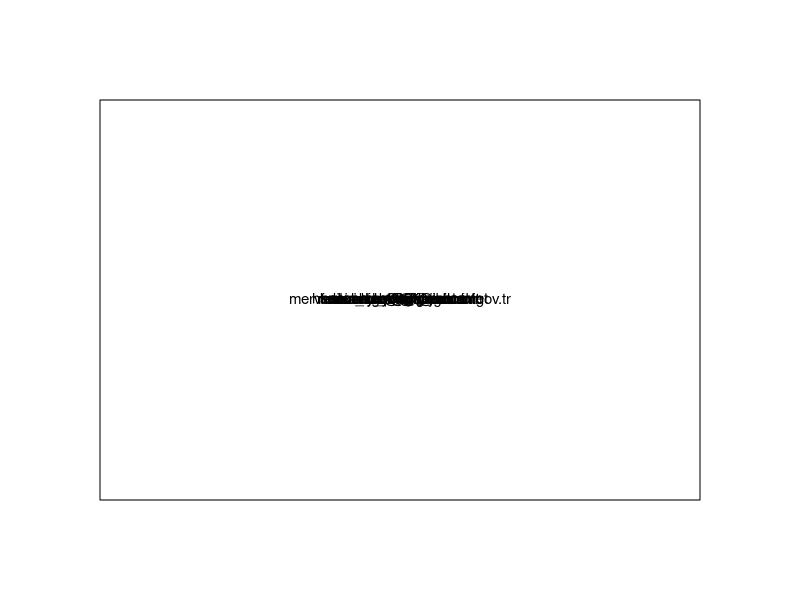
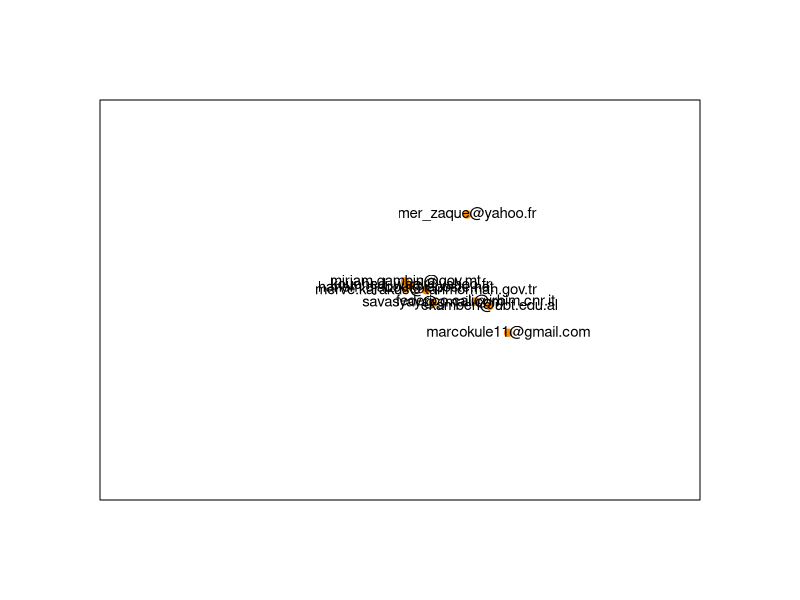
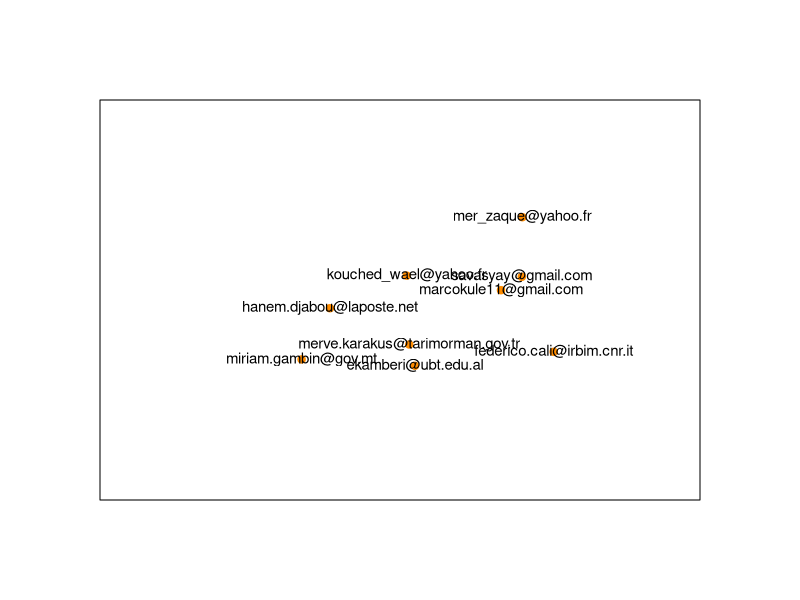
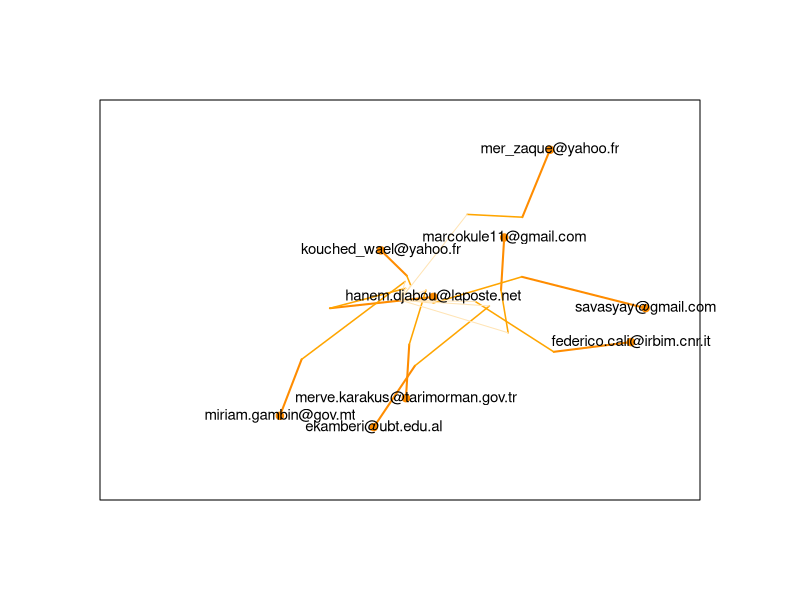
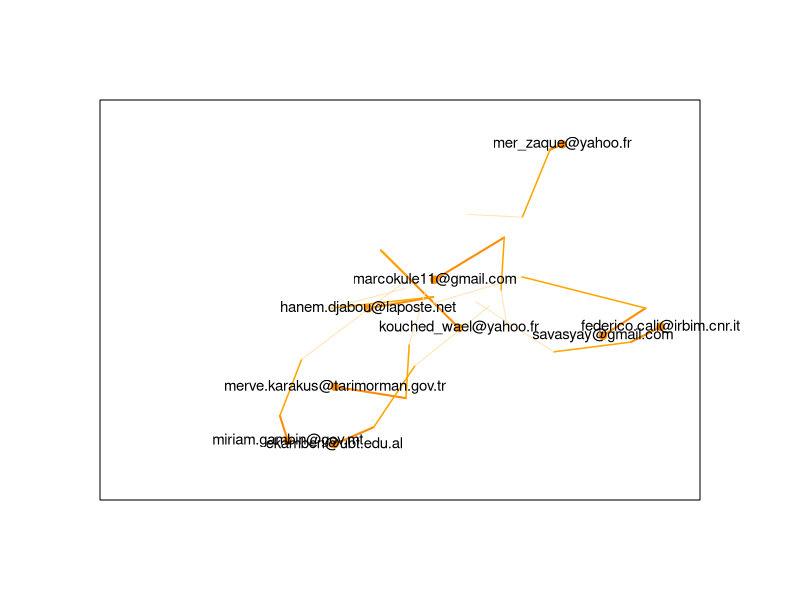
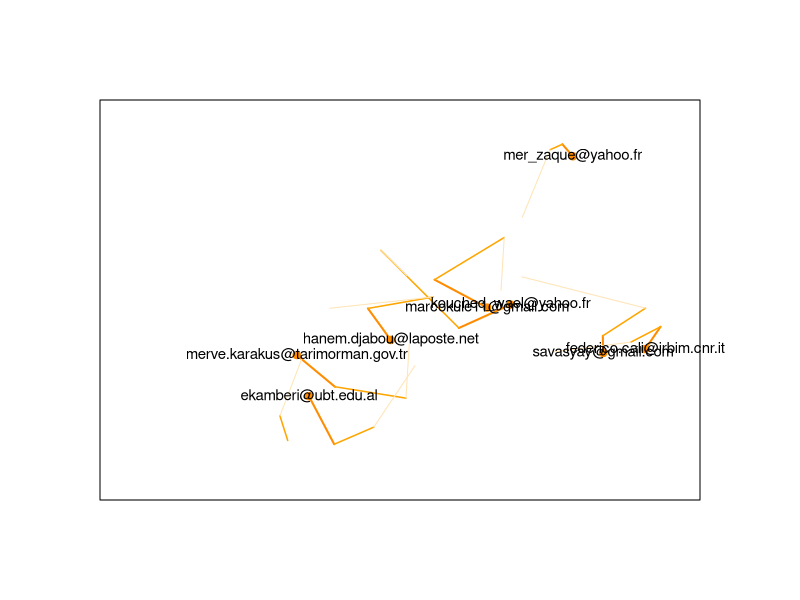
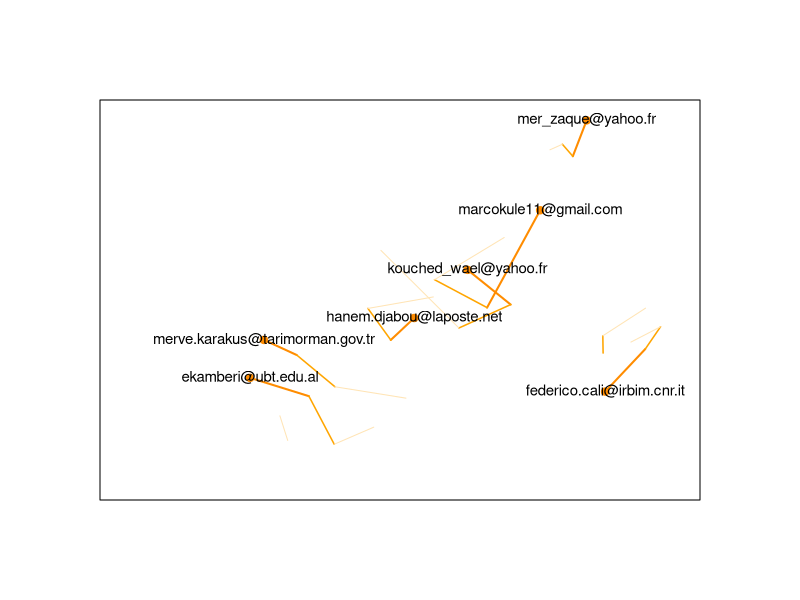
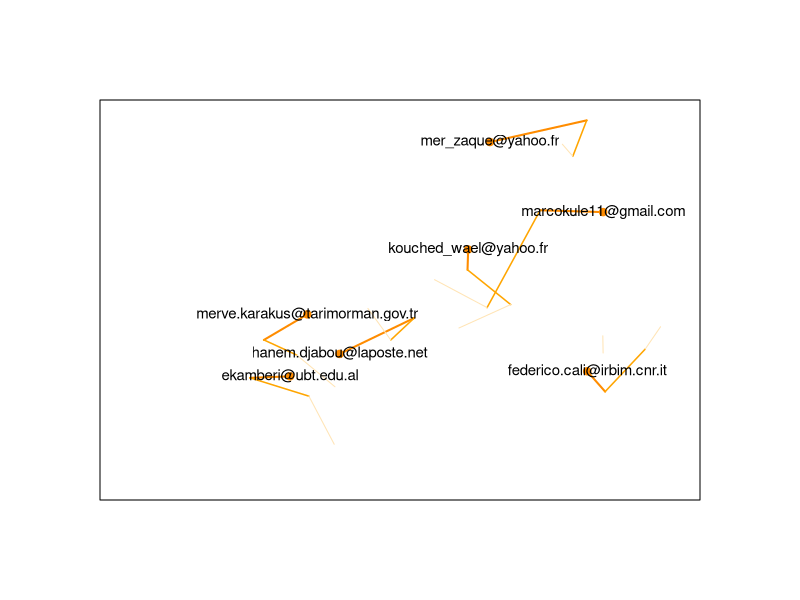

R code for these plots, in order:
library(ggplot2); theme_set(theme_bw())
participants <- c('dhaker.troudiest@laposte.net', 'akram_turky@yahoo.com',
                  'quattrocchifederico@gmail.com', 'andrea.pierucci@hotmail.it',
                  'mennad.moussa@gmail.com', 'marcokule11@gmail.com', 'kouched_wael@yahoo.fr',
                  'nazliktu@gmail.com', 'merve.karakus@tarimorman.gov.tr',
                  'ekamberi@ubt.edu.al', 'kamel_benounnas@yahoo.fr',
                  'hanem.djabou@laposte.net', 'aymen.haj.82@gmail.com', 'mer_zaque@yahoo.fr', 'miriam.gambin@gov.mt', 'derbali10@gmail.com',
                  'federico.cali@irbim.cnr.it', 'gabriele.boscolopalo@gmail.com',
                  'savasyay@gmail.com')

participants <- participants[!participants %in% c("dhaker.troudiest@laposte.net", "nazliktu@gmail.com", "kamel_benounnas@yahoo.fr", "quattrocchifederico@gmail.com", "andrea.pierucci@hotmail.it", "akram_turky@yahoo.com", "mennad.moussa@gmail.com", "aymen.haj.82@gmail.com", "gabriele.boscolopalo@gmail.com", "derbali10@gmail.com")]

n <- length(participants)

orange <- colorRampPalette(c("moccasin", "orange", "darkorange"))
oranges <- orange(3)

max2 <- function(x){
    x[which.max(x)] <- NA
    max(x, na.rm = TRUE)
}

escape <- function(nstep, sd, sleep.time, who){
    sd.low <- 0.1 * sd
    sd <- rep(sd, n)
    ##sd[who] <- sd.low 
    x <- y <- matrix(NA, nrow = n, ncol = nstep)
    x[,1] <- y[,1] <- 0
    for(j in 2:nstep){
        x[, j] <- rnorm(n, mean = x[, j - 1], sd = sd)
        y[, j] <- rnorm(n, mean = y[, j - 1], sd = sd)
    }
    xout <- x < -1 | x > 1
    yout <- y < -1 | y > 1
    xyout <- xout | yout
    idx <- unlist(lapply(apply(xyout, 1, FUN = function(z){which(z)}), "[", 1))
    idx[is.na(idx)] <- nstep
    for(i in 1:n){
        if(idx[i] < nstep){
            x[i, idx[i]:nstep] <- NA
            y[i, idx[i]:nstep] <- NA
        }
    }
    ##for(j in 1:(max(idx)-1)){    
    for(j in 1:max2(idx)){
        par(xpd = NA, mar = c(5, 5, 5, 5), bg = "white")
        plot(x[,j], y[,j], xlim = c(-1, 1), ylim = c(-1, 1), col = "darkorange", axes = F, xlab = "", ylab = "", pch = 19, xaxs = "i")
        box()
        ##title("who stays?")
        if(j > 3){
            segments(x[,j-1], y[,j-1], x[,j], y[,j], col = oranges[3], lwd = 2)
            segments(x[,j-2], y[,j-2], x[,j-1], y[,j-1], col = oranges[2], lwd = 1.5)
            segments(x[,j-3], y[,j-3], x[,j-2], y[,j-2], col = oranges[1])
        }
        text(x[,j], y[,j], label = participants, cex = 0.9)
        Sys.sleep(sleep.time)
    }
    par(col.main = "red")
    title(paste(participants[which.max(idx)], " will answer!!"), col = "blue", cex = 1.5)
    par(col.main = "black")
    ##browser()
    ##rnk <- order(idx, decreasing=T)
    ##if(rnk[1] == 1 | rnk[1] == 2){
    ##    system(paste0("xcowsay -t 10 ", participants[which.max(idx)], " will run a4a!!"))
    ##}else{
    ##    system(paste0("xcowsay -t 10 ", participants[which.max(idx)], " will run spict!!"))
    ##}    
    ##system(paste0("xcowsay -t 10 ", participants[which.max(idx)], " will answer!!"))
    ##browser()
}

dev.off()
plot.new()
library(ggplot2); theme_set(theme_bw())

escape(nstep = 1e4, sd = 0.2, sleep.time = 0.01, who = NA)

## now slow down
escape(nstep = 1e4, sd = 0.1, sleep.time = 0.2, who = NA)



## with the teams
library(ggplot2); theme_set(theme_bw())
participants <- c("a4a", "spict", "xsa")
participants <- participants[!participants %in% c("")]
n <- length(participants)

escape(nstep = 1e4, sd = 0.1, sleep.time = 0.2, who = NA)

